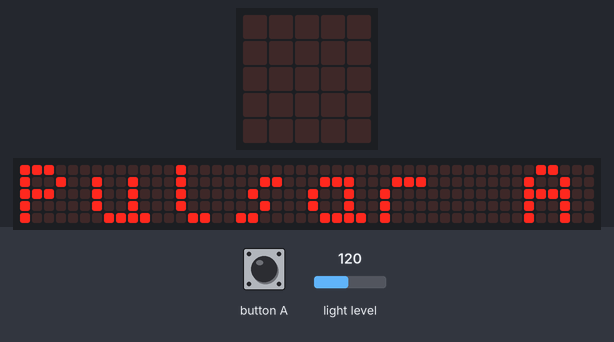
A program run on a simulated BBC micro:bit (MakeCode). On the bench: the board's 5×5 LED display, a strip that is not on the board, showing the scrolling text unrolled. The test bench sets the inputs (shaded band); at power-on: light level 120. The 48×5 strip is a reading aid, not a part: it shows the text the display is scrolling, unrolled, one strip-width of it at a time.

Above: at 7.7 s.
9.4 s: button A pressed for 0.15 s
At 11.0 s:
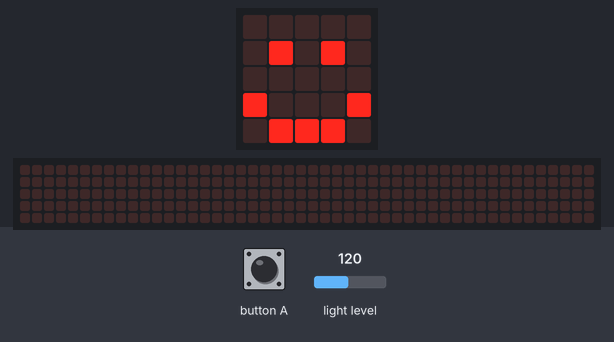
At 13.7 s:
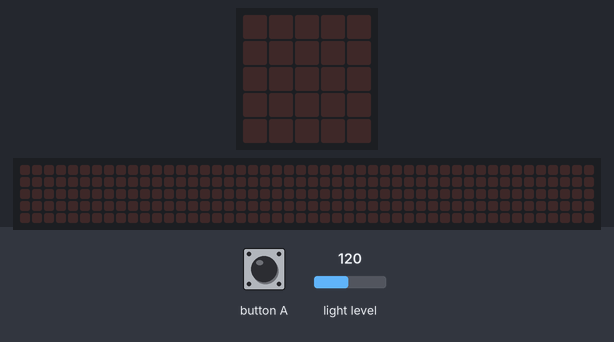
Timing chart, 0 to 15.2 s (numbered marks = the images above; inputs shaded):
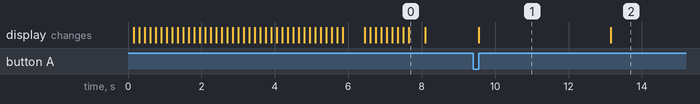

The program:

main.ts
```typescript
input.onButtonPressed(Button.A, function () {
    if (input.lightLevel() < 175) {
        basic.showIcon(IconNames.Happy)
        basic.pause(3000)
        basic.clearScreen()
    } else {
        basic.showIcon(IconNames.Happy)
        basic.pause(3000)
        basic.clearScreen()
    }
})
basic.showString("Pulsar A")
```

test.ts
```typescript
// aquí va el archivo "tests"; esto no se compilará cuando este paquete se utilice como una extensión.
```

Measured:
- after the input at 9.4 s, the display: changes after 0.15 s (image 1)
- what the display in image 0 shows lasts 0.4 s, from 7.7 s to 8.1 s
- what the display in image 1 shows lasts 3.6 s, from 9.6 s to 13.2 s
